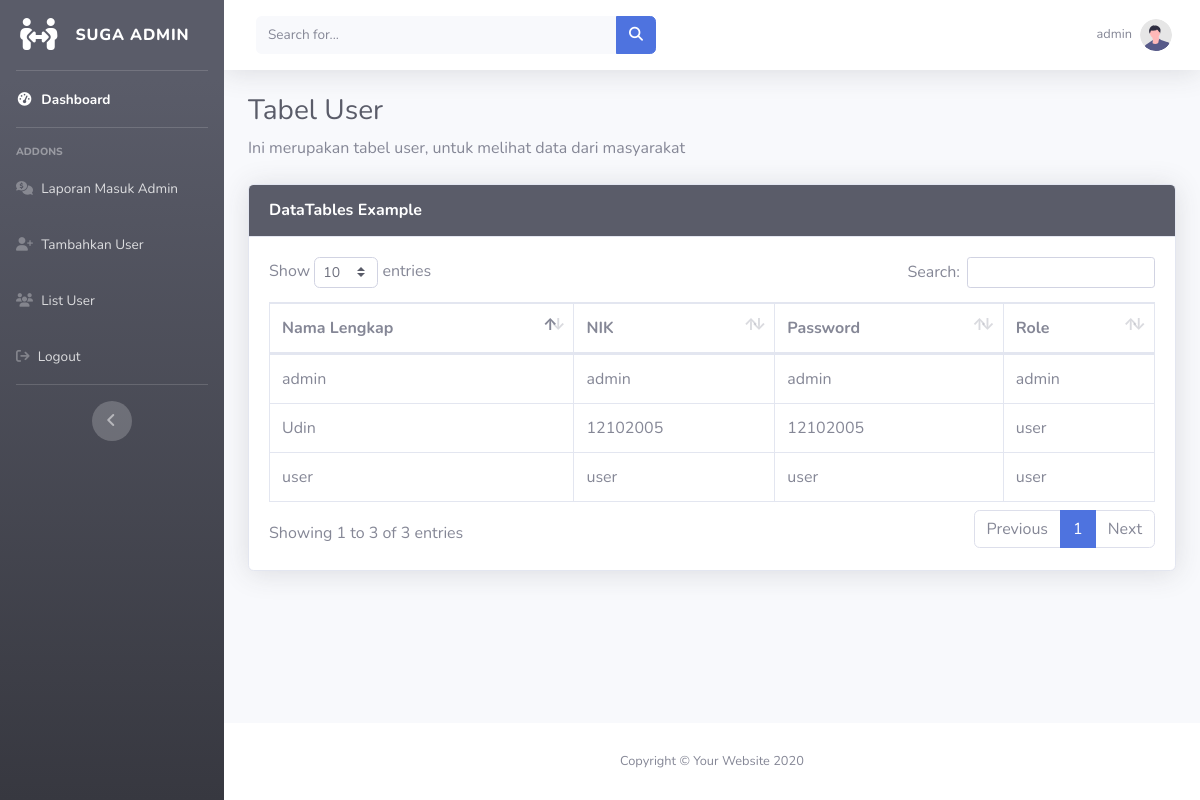
Page /admin/liat-user.php (signed in) on the committed database.
### tables this page shows
CREATE TABLE `user` (
  `id` int(11) NOT NULL,
  `nama` text NOT NULL,
  `username` varchar(255) NOT NULL,
  `password` varchar(255) NOT NULL,
  `role` enum('admin','user') NOT NULL
);

### admin/liat-user.php (the view, shortened to what this page needs)
<?php include 'view/sidebar.php';?>
        <div id="content-wrapper" class="d-flex flex-column">
            <div id="content">
                <?php include 'view/header.php'?>
                <div class="container-fluid">
                <h1 class="h3 mb-2 text-gray-800">Tabel User</h1>
                    <p class="mb-4">Ini merupakan tabel user, untuk melihat data dari masyarakat</p>
                    <div class="card shadow mb-4">
                        <div class="card-header py-3 bg-dark">
                            <h6 class="m-0 font-weight-bold text-white">DataTables Example</h6>
                        </div>
                        <div class="card-body">
                            <div class="table-responsive">
                                <table class="table table-bordered" id="dataTable" width="100%" cellspacing="0">
                                    <thead>
                                        <tr>
                                            <th>Nama Lengkap</th>
                                            <th>NIK</th>
                                            <th>Password</th>
                                            <th>Role</th>
                                        </tr>
                                    </thead>
                                    <tbody>
                                    <?php
                                    $query = $conn->query("SELECT * FROM user");
                                    while($data = $query->fetch_assoc()) {
                                ?>
                                    <tr>
                                        <td><?= htmlspecialchars($data['nama']); ?></td>
                                        <td><?= htmlspecialchars($data['username']); ?></td>
                                        <td><?= htmlspecialchars($data['password']); ?></td>
                                        <td><?= htmlspecialchars($data['role']); ?></td>
                                    </tr>
                                <?php } ?>
                                    </tbody>
                                </table>
                            </div>
                        </div>
                    </div>
                </div>
            </div>
            <footer class="sticky-footer bg-white">
                <div class="container my-auto">
                    <div class="copyright text-center my-auto">
                        <span>Copyright &copy; Your Website 2020</span>
                    </div>
                </div>
            </footer>
        </div>
    </div>
</body>
</html>

### admin/view/sidebar.php (shortened to what this page needs)
<!DOCTYPE html>
<html lang="en">
<head>
    <link href="../assets/vendor/fontawesome-free/css/all.min.css" rel="stylesheet" type="text/css">
    <link href="../assets/vendor/datatables/dataTables.bootstrap4.min.css" rel="stylesheet">
    <link rel="stylesheet" href="https://cdnjs.cloudflare.com/ajax/libs/font-awesome/6.7.2/css/all.min.css">
    <link href="../assets/css/sb-admin-2.min.css" rel="stylesheet">
</head>
<body id="page-top">
    <div id="wrapper">
        <ul class="navbar-nav bg-gradient-dark sidebar sidebar-dark accordion" id="accordionSidebar">
            <a class="sidebar-brand d-flex align-items-center justify-content-center" href="./dashboard-admin.php">
                <div class="sidebar-brand-icon">
                <i class="fas fa-people-arrows"></i>
                </div>
                <div class="sidebar-brand-text mx-3">Suga Admin</div>
            </a>
            <hr class="sidebar-divider my-0">
            <li class="nav-item active">
                <a class="nav-link" href="./dashboard-admin.php">
                    <i class="fas fa-fw fa-tachometer-alt"></i>
                    <span>Dashboard</span></a>
            </li>
            <hr class="sidebar-divider">
            <div class="sidebar-heading">
                Addons
            </div>
            <li class="nav-item">
                <a class="nav-link" href="./laporan-masuk-admin.php">
                <i class="fas fa-comments-dollar"></i>
                    <span>Laporan Masuk Admin</span></a>
            </li>
            <li class="nav-item">
                <a class="nav-link" href="./tambah-user.php">
                <i class="fas fa-user-plus"></i>
                    <span>Tambahkan User</span></a>
            </li>
            <li class="nav-item">
                <a class="nav-link" href="./liat-user.php">
                <i class="fas fa-users"></i>
                    <span>List User</span></a>
            </li>
            <li class="nav-item">
                <a class="nav-link" href="../proses/logout.php">
                <i class="fas fa-arrow-right-from-bracket"></i>
                    <span>Logout</span></a>
            </li>
            <hr class="sidebar-divider d-none d-md-block">
            <div class="text-center d-none d-md-inline">
                <button class="rounded-circle border-0" id="sidebarToggle"></button>
            </div>
        </ul>

### admin/view/header.php (shortened to what this page needs)
<nav class="navbar navbar-expand navbar-light bg-white topbar mb-4 static-top shadow">
<form
    class="d-none d-sm-inline-block form-inline mr-auto ml-md-3 my-2 my-md-0 mw-100 navbar-search">
    <div class="input-group">
        <input type="text" class="form-control bg-light border-0 small" placeholder="Search for..."
            aria-label="Search" aria-describedby="basic-addon2">
        <div class="input-group-append">
            <button class="btn btn-primary" type="button">
                <i class="fas fa-search fa-sm"></i>
            </button>
        </div>
    </div>
</form>
<ul class="navbar-nav ml-auto">
    <li class="nav-item dropdown no-arrow">
        <a class="nav-link dropdown-toggle" href="" id="userDropdown" role="button"
            data-toggle="dropdown" aria-haspopup="true" aria-expanded="false">
            <span class="mr-2 d-none d-lg-inline text-gray-600 small"><?=$_SESSION['nama'];?></span>
            <img class="img-profile rounded-circle"
                src="../assets/img/undraw_profile.svg">
        </a>
    </li>
</ul>
</nav>

### rows in the picture
user: nama "Udin", username "12102005", password "12102005", role "user"
user: nama "admin", username "admin", password "admin", role "admin"
user: nama "user", username "user", password "user", role "user"

### other values in the picture
$_SESSION['nama'] "admin"
